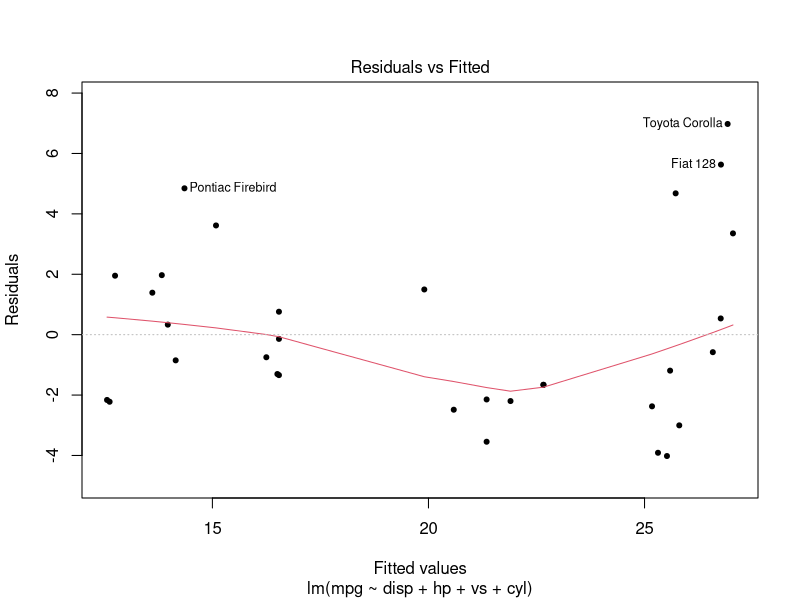
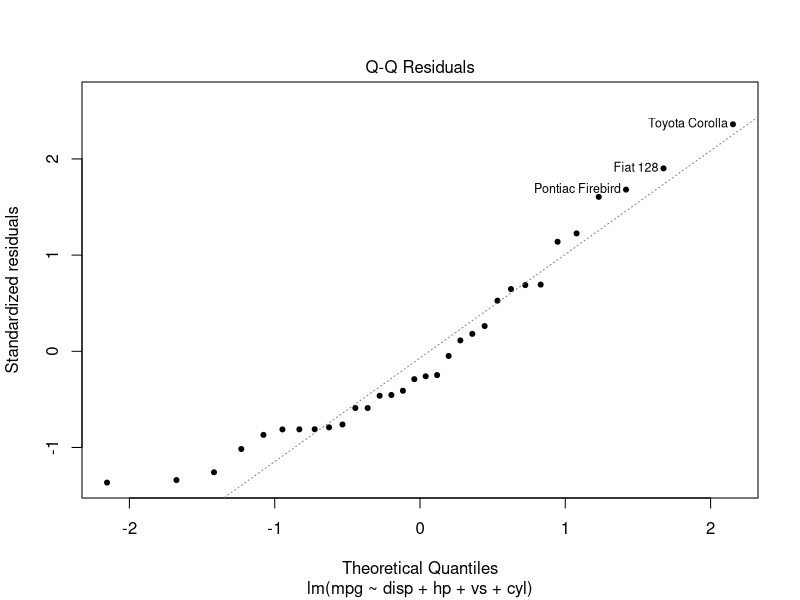
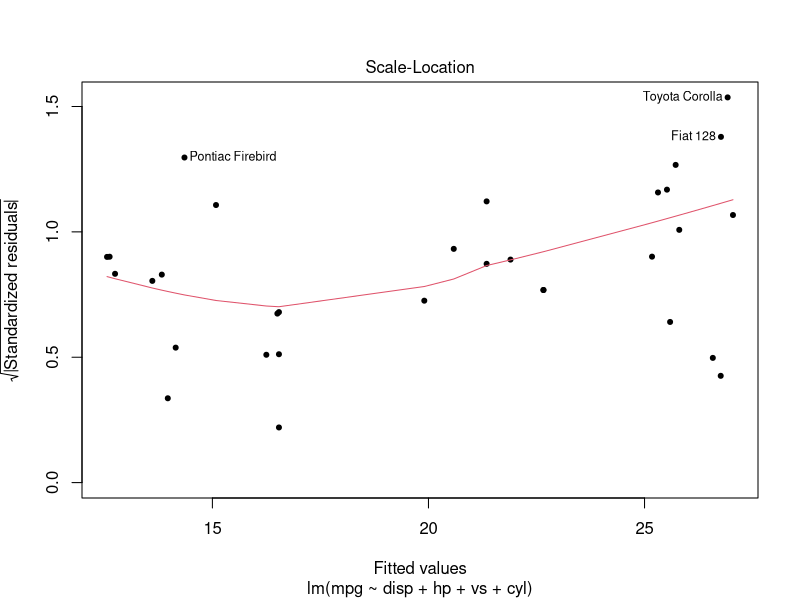
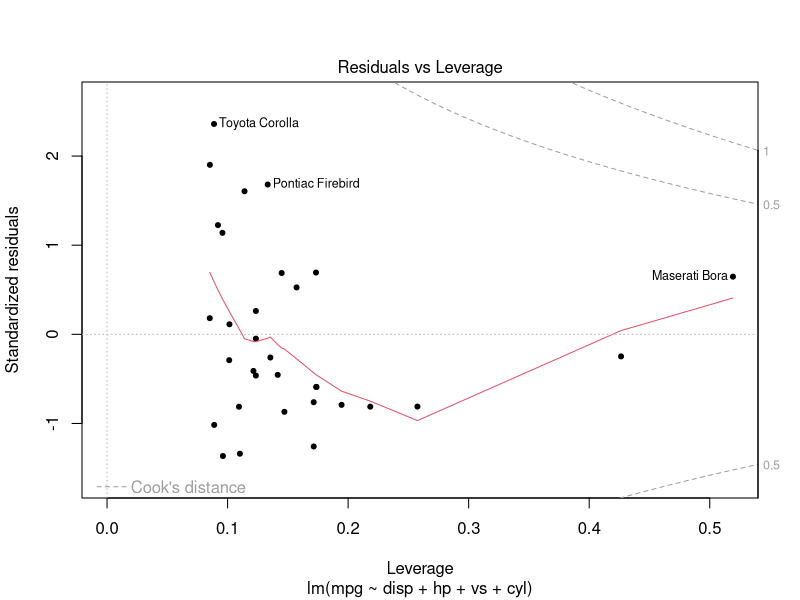
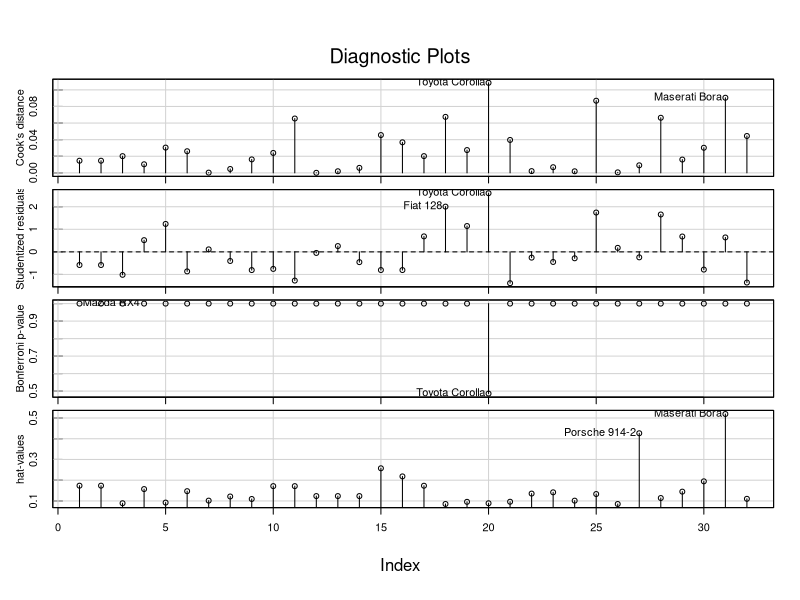
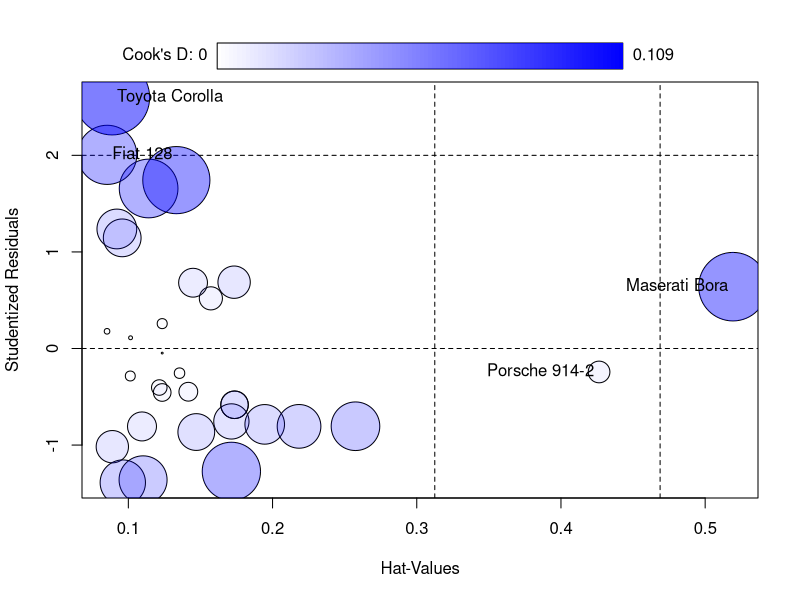
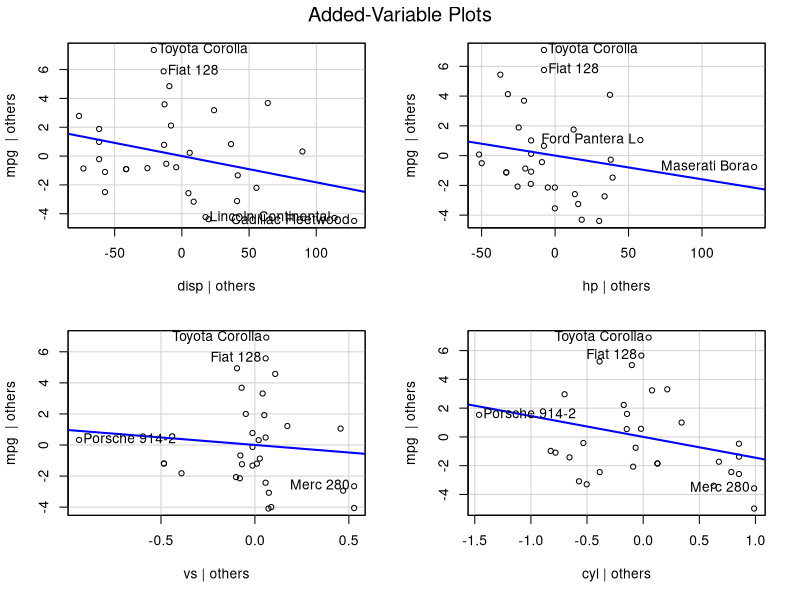
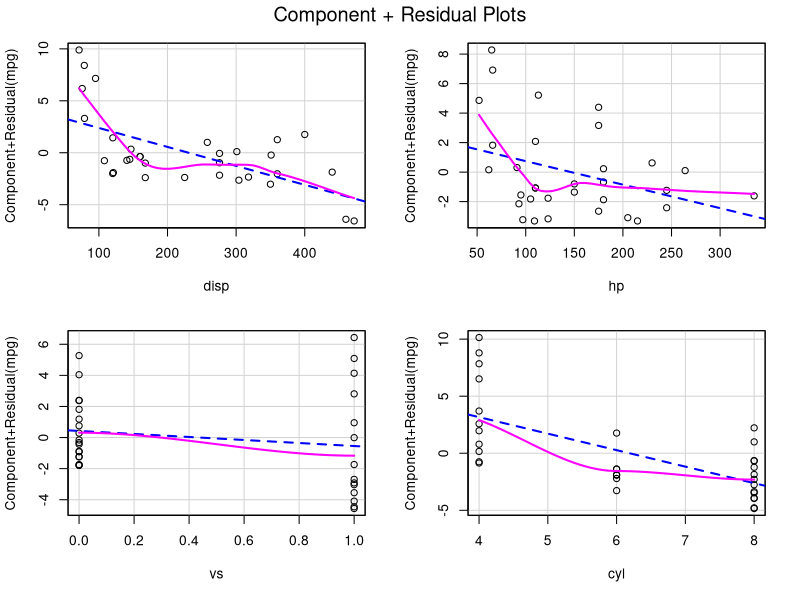

The R source for these figures, in order:
library(tidyverse)

(df <- mtcars[, c(1, 8, 9, 2, 10, 3, 4, 6)])
ols <- lm(mpg ~ disp + hp + vs + cyl, df)
plot(ols, pch = 20)

# Outlier - deleting observations

library(car)

infIndexPlot(ols)
influencePlot(ols)
avPlots(ols)

# Linearity - polynomial...

library(car)

crPlots(ols)

# Multicollinearity - deleting variables

vif(ols)

# Normality - Box-Cox transformation

shapiro.test(resid(ols))

qqnorm(resid(ols))
qqline(resid(ols))

ln_ols <- lm(log(mpg) ~ disp + hp + vs + cyl, df)
shapiro.test(resid(ln_ols))

# Heteroskedasticity - WLS, GLS, Robust...

library(lmtest)

bptest(ols)

f <- lm(abs(resid(ols)) ~ fitted(ols))
summary(f)
# or
f <- lm(resid(ols)^2 ~ fitted(ols))
summary(f)

w <- 1 / fitted(f)^2

wls <- lm(mpg ~ disp + hp + vs + cyl, df, w = w)
summary(wls)

dfw <- df * sqrt(w)

wls2 <- lm(mpg ~ 0 + sqrt(w) + disp + hp + vs + cyl, dfw)
summary(wls2)

bptest(wls)
bptest(wls2)

library(MASS)

rls <- rlm(mpg ~ disp + hp, df)
summary(rls)

rm(list=ls())
